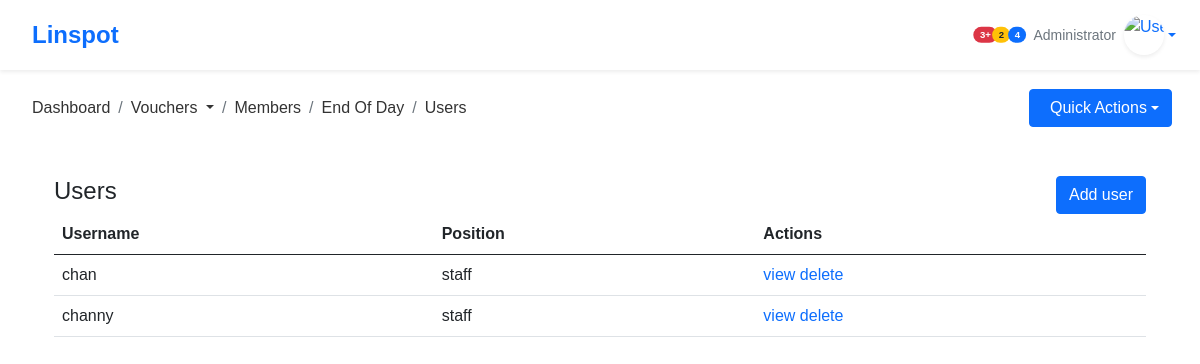
The page /users/users/ on the database its author committed.
### users/models.py (models this page shows, shortened)
class User(AbstractUser):
    username = models.CharField(max_length=32, unique=True)
    image = models.ImageField(upload_to='profiles', default='profiles/user.png')
    position = models.CharField(choices = choices, default='staff', max_length=20)
    USERNAME_FIELD = 'username'
    REQUIRED_FIELDS = []

### users/views.py (the view)
# urls.py: path('users/', include('users.urls', namespace='users')),
def users(request):
    user = User.objects.all()
    return render(request, 'accounts/users.html', {'users':user})

### templates/accounts/users.html (shortened to what this page needs)
{% extends 'base.html' %}
{% load static %}
{% load crispy_forms_filters %}
{% load crispy_forms_tags%}
{% block content %}
    <div class="row mt-5">
        <div class="col-12">
            <div class="container">
                <div class="title d-flex justify-content-between align-items-center">
                    <h4>Users</h4>
                    <a href="{%url 'users:createUser' %}" class="btn btn-primary">Add user</a>
                </div>
                <div class="content">
                    <table class="table">
                        <thead>
                            <th>Username</th>
                            <th>Position</th>
                            <th>Actions</th>
                        </thead>
                        <tbody>
                            {% for user in users %}
                                <tr>
                                    <td>{{user.username}}</td>
                                    <td>{{user.position}}</td>
                                    <td>
                                        <span><a href="{% url 'users:userDetail' user.pk %}">view</a></span>
                                        <span><a href="{% url 'users:userDelete' user.pk%}">delete</a></span>
                                    </td>
                                </tr>
                            {% endfor %}
                        </tbody>
                    </table>
                </div>
            </div>
        </div>
    </div>
{% endblock content %}

### static/sass/main.css (style rules this page uses)
body { font-family: "Montserrat", sans-serif !important; }
:root { --header-height: 3rem; --nav-width: 68px; --first-color: #4723D9; --first-color-light: #AFA5D9; --white-color: #F7F6FB; --body-font: "Nunito", sans-serif; --normal-font-size: 1rem; --z-fixed: 100; }
body { position: relative; margin: var(--header-height) 0 0 0; padding: 0 1rem; font-family: var(--body-font); font-size: var(--normal-font-size); transition: 0.5s; }
a { text-decoration: none; }

### rows shown on the page
User: username "chan", position "staff"
User: username "channy", position "staff"
